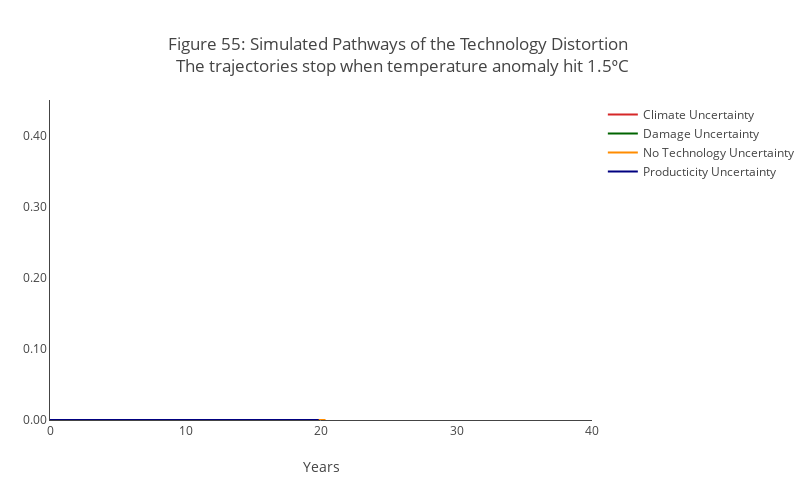

The notebook cell saved with this chart:
### Code cell
title = """Figure 55: Simulated Pathways of the Technology Distortion <br> The trajectories stop when temperature anomaly hit 1.5ᵒC"""
plot_simulatedpath_uncer_decomp2_notech(graph_type="hjt", graph_title = title, yaxis_label="", graph_range=[0,0.45], before15=True)

### Figure 1 — Plotly figure (JSON) as saved in the notebook; plotly's stock layout.template omitted (floating-point values rounded to 4 significant figures; data arrays with more than 128 entries replaced by an {"elided": "..."} marker saying what was removed)
{"data": [{"line": {"color": "#d62728"}, "name": "Climate Uncertainty", "showlegend": true, "type": "scatter", "visible": true, "x": {"elided": "242 float values"}, "y": {"elided": "242 float values"}}, {"line": {"color": "darkgreen"}, "name": "Damage Uncertainty", "showlegend": true, "type": "scatter", "visible": true, "x": {"elided": "242 float values"}, "y": {"elided": "242 float values"}}, {"line": {"color": "darkorange"}, "name": "No Technology Uncertainty", "showlegend": true, "type": "scatter", "visible": true, "x": {"elided": "245 float values"}, "y": {"elided": "245 float values"}}, {"line": {"color": "navy"}, "name": "Producticity Uncertainty", "showlegend": true, "type": "scatter", "visible": true, "x": {"elided": "239 float values"}, "y": {"elided": "239 float values"}}], "layout": {"barmode": "overlay", "height": 500, "margin": {"l": 50, "r": 0}, "plot_bgcolor": "white", "title": {"text": "Figure 55: Simulated Pathways of the Technology Distortion <br> The trajectories stop when temperature anomaly hit 1.5ᵒC"}, "width": 800, "xaxis": {"range": [0, 40], "showgrid": false, "showline": true, "title": {"text": "Years"}}, "yaxis": {"range": [0, 0.45], "showgrid": false, "showline": true, "tickformat": ".2f", "title": {"text": ""}}}}
